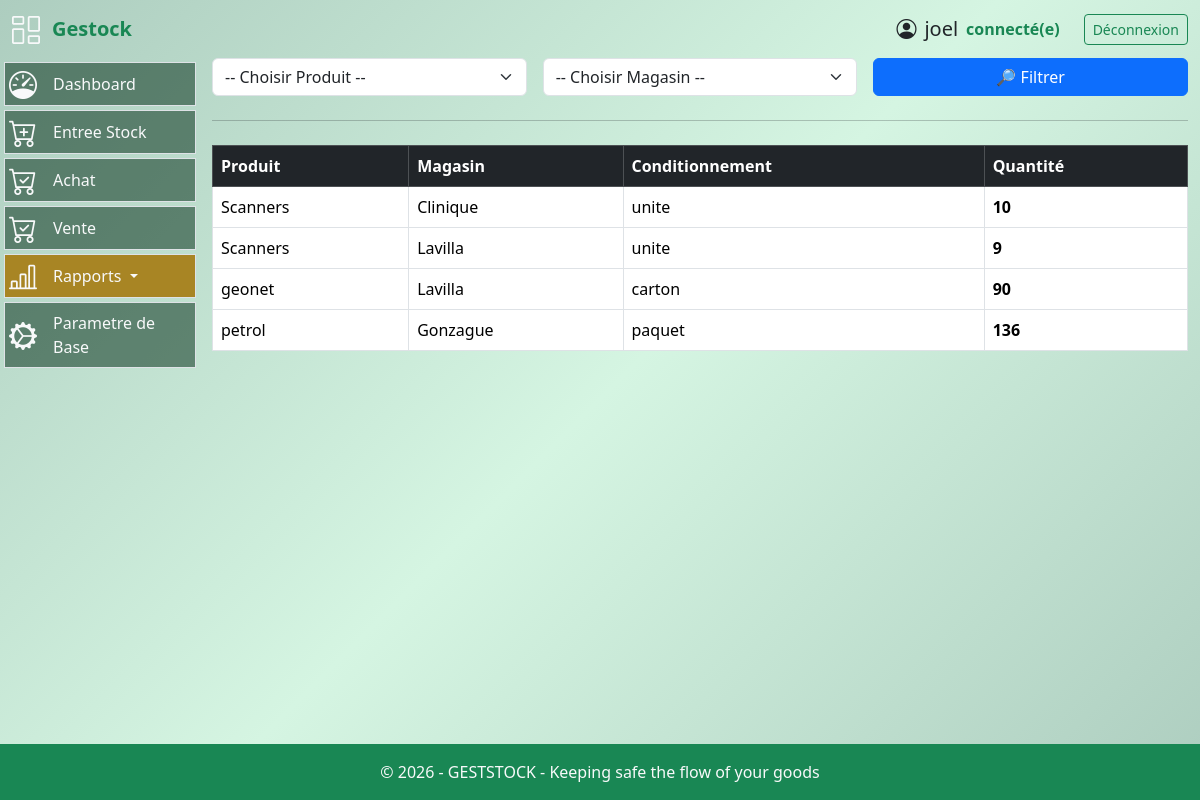
The app's page /rapport/stock (signed in), older data.
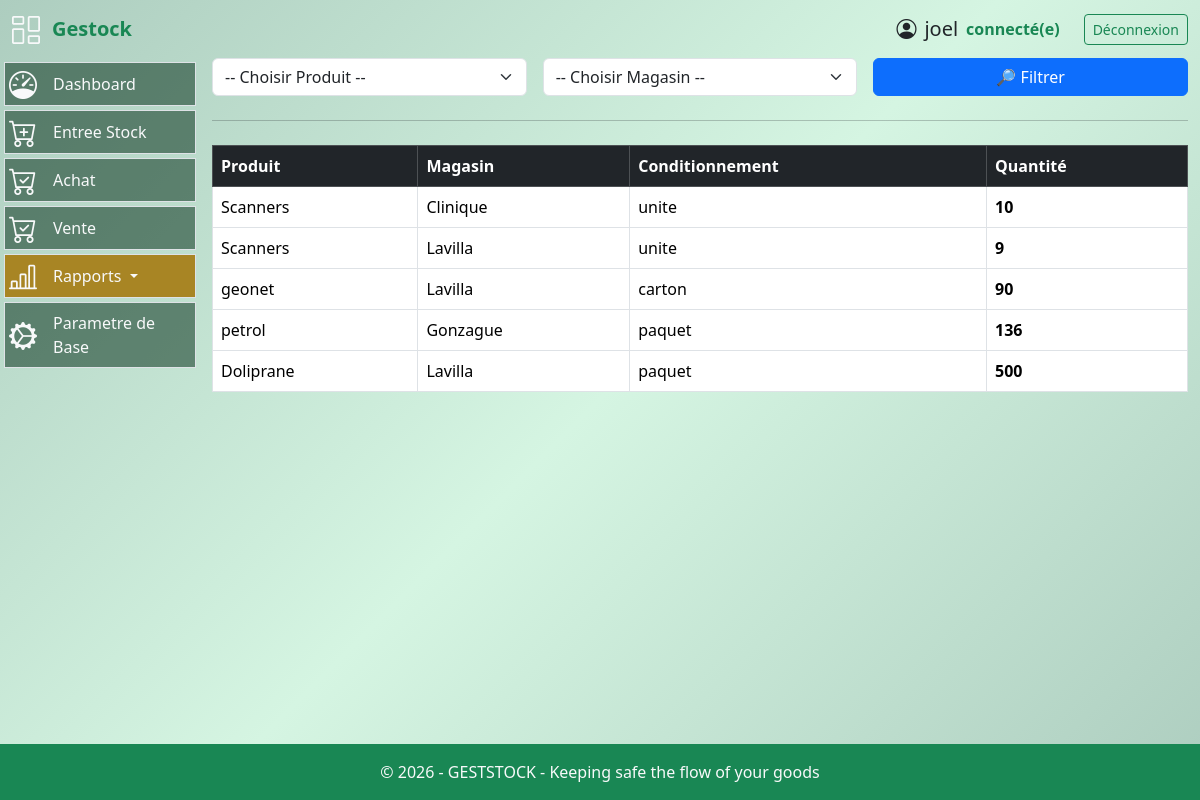
The same page, newer data.
### models.py (models this page shows, shortened)
class Stock(db.Model):
    id = db.Column(db.Integer, primary_key=True)
    produit_id = db.Column(
        db.Integer,
        db.ForeignKey("produit.id"),
        nullable=False
    )
    numero_lot = db.Column(db.String(120), nullable=False)
    quantite = db.Column(db.Integer, nullable=False, default=0)
    seuil_alerte = db.Column(db.Integer, default=5)
    date_creation = db.Column(db.DateTime(), default = datetime.now(timezone.utc), index = True)
    type_conditionnement = db.Column(
    db.Enum(
        TypeConditionnement,
        values_callable=lambda x: [e.value for e in x],
        name="typeconditionnement"
    ),
    nullable=False  # a remplacer par False apres render ok
    )
    magasin_id = db.Column(db.Integer, db.ForeignKey("magasin.id"), nullable=False)
    __table_args__ = (
    db.UniqueConstraint("produit_id", "magasin_id", "type_conditionnement", name="uix_stock_unique"),
)

class Produit(db.Model):
  id = db.Column(db.Integer, primary_key=True)
  nom_produit = db.Column(db.String(128), nullable=False,index=True)
  code_produit = db.Column(db.String(256), nullable=False, unique=True)
  description = db.Column(db.String(256), nullable=False)
  image = db.Column(db.String(255), nullable=True)
  stocks = db.relationship("Stock", backref="produit", lazy=True)
  lignes_bon = db.relationship(
    "LigneBonCommande",
    back_populates="produit",
    cascade="all, delete-orphan"
)

class Magasin(db.Model):
    id = db.Column(db.Integer, primary_key=True)
    nom = db.Column(db.String(120), unique=True, nullable=False)
    stocks = db.relationship("Stock", backref="magasin", lazy=True)

### routes.py (the view)
@app.route("/rapport/stock")
@login_required
def rapport_stock():
    produit_id = request.args.get("produit_id", type=int)
    magasin_id = request.args.get("magasin_id", type=int)
    query = Stock.query
    if produit_id:
        query = query.filter(Stock.produit_id == produit_id)
    if magasin_id:
        query = query.filter(Stock.magasin_id == magasin_id)
    stocks = query.all()
    produits = Produit.query.all()
    magasins = Magasin.query.all()
    return render_template(
        "rapport_stock.html",
        stocks=stocks,
        produits=produits,
        magasins=magasins
    )

### routes.py (called while the page is built)
@app.after_request
def disable_cache(response):
    response.headers["Cache-Control"] = "no-store, no-cache, must-revalidate, private"
    response.headers["Pragma"] = "no-cache"
    response.headers["Expires"] = "0"
    return response

@login_manager.user_loader
def load_user(user_id):
    return User.query.get(int(user_id))

@app.context_processor
def utility_processor():
    def is_active(prefix):
        return request.endpoint and prefix in request.endpoint
    return dict(is_active=is_active)

### templates/rapport_stock.html (shortened to what this page needs)
{% extends "base.html" %}
{% block content %}
    <form method="GET" class="row g-3 mb-4">
    <div class="col-md-4">
        <select name="produit_id" class="form-select">
            <option value="">-- Choisir Produit --</option>
        </select>
    </div>
    <div class="col-md-4">
        <select name="magasin_id" class="form-select">
            <option value="">-- Choisir Magasin --</option>
        </select>
    </div>
    <div class="col-md-4">
        <button type="submit" class="btn btn-primary w-100">
            🔎 Filtrer
        </button>
    </div>
</form>
<div>
    {% if stocks %}
<hr>
<div class="table-responsive" style="max-height: 330px; overflow-y: auto;">
    <table class="table w-100 caption-top table-bordered px-1 align-middle
                  table-responsive my-2">
        <thead class="table-dark">
            <tr>
                <th>Produit</th>
                <th>Magasin</th>
                <th>Conditionnement</th>
                <th>Quantité</th>
            </tr>
        </thead>
        <tbody>
            {% for s in stocks %}
            <tr>
                <td>{{ s.produit.nom_produit }}</td>
                <td>{{ s.magasin.nom }}</td>
                <td>{{ s.type_conditionnement.value }}</td>
                <td class="fw-bold">{{ s.quantite }}</td>
            </tr>
            {% endfor %}
        </tbody>
    </table>
</div>
{% elif request.args %}
<div class="alert alert-warning">
    Aucun résultat trouvé.
</div>
{% endif %}
</div>
{% endblock %}

Row changes from the older to the newer data that the page shows:
added Stock: produit.nom_produit "Doliprane", magasin.nom "Lavilla", type_conditionnement.value "paquet", quantite "500"
